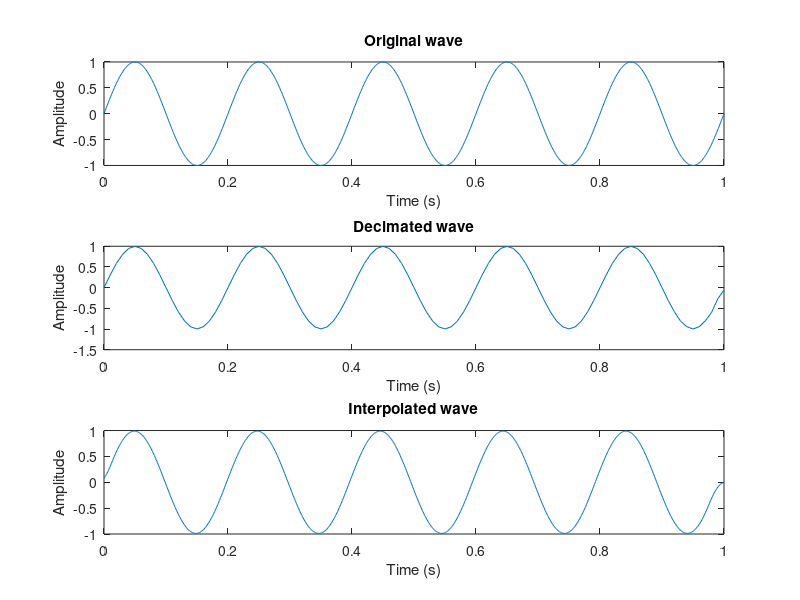

This chart was generated by the following MATLAB code:
pkg load signal

% Define a wave signal
t = 0:0.001:1; % Time vector
f = 5; % Frequency (corrected '=' to 'f')
x = sin(2*pi*f*t); % Wave signal

% Plot the original wave
subplot(3,1,1);
plot(t, x);
title('Original wave');
xlabel('Time (s)');
ylabel('Amplitude');

% Decimate the wave by a factor of 10
d = 10; % Decimation factor
y = decimate(x, d); % Decimated wave
td = linspace(t(1), t(end), length(y)); % Decimated time vector (corrected '=' to 'td')

% Plot the decimated wave
subplot(3,1,2);
plot(td, y);
title('Decimated wave');
xlabel('Time (s)');
ylabel('Amplitude');

% Interpolate the decimated wave by the same factor of 10
z = interp(y, d); % Interpolated wave
ti = linspace(t(1), t(end), length(z)); % Interpolated time vector (corrected '=' to 'ti')

% Plot the interpolated wave
subplot(3,1,3);
plot(ti, z);
title('Interpolated wave');
xlabel('Time (s)');
ylabel('Amplitude');

